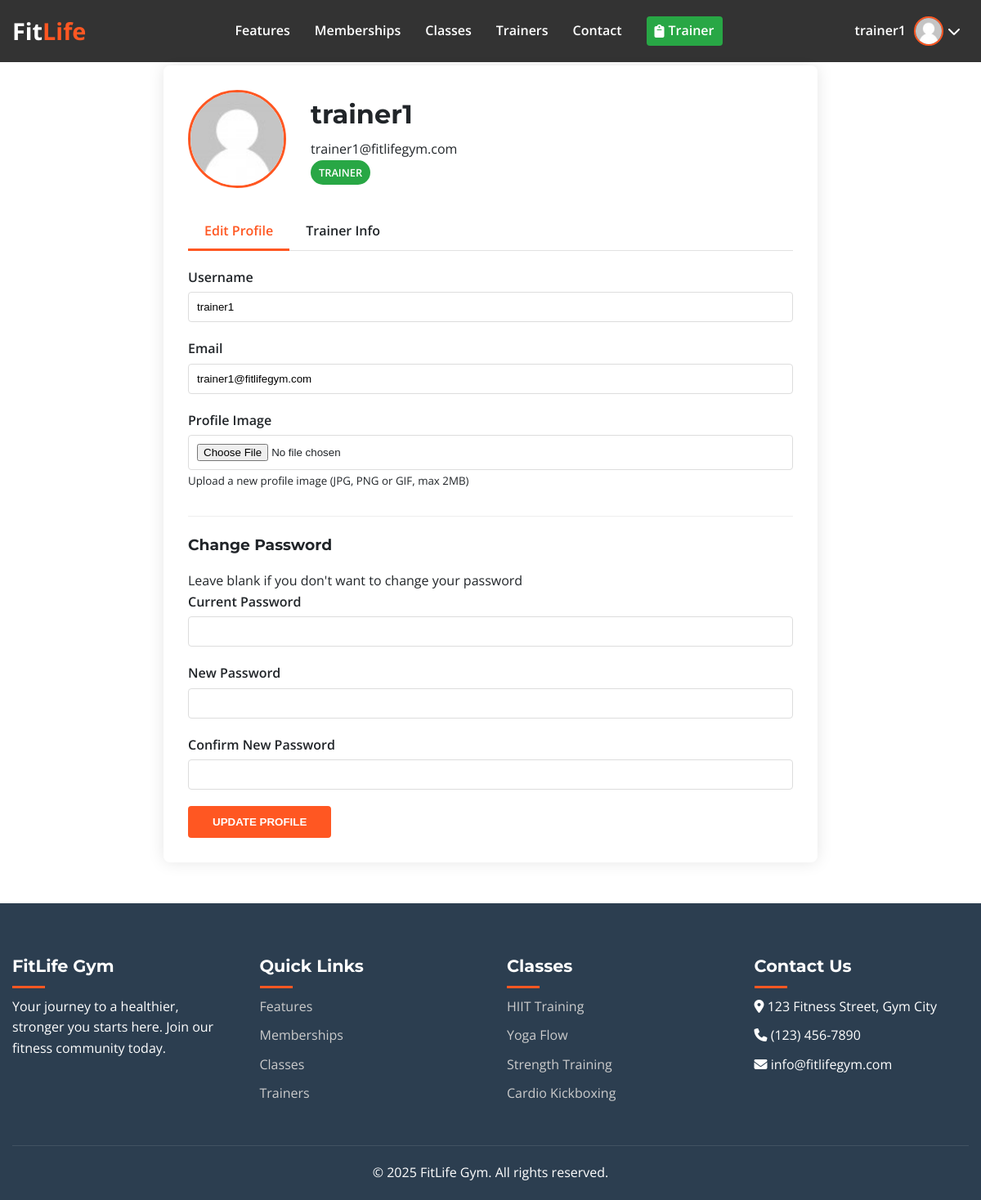
Screenshot of /pages/profile.php (signed in) with the database file from the repository.
### tables this page shows
CREATE TABLE IF NOT EXISTS users (
    id INT AUTO_INCREMENT PRIMARY KEY,
    username VARCHAR(50) NOT NULL UNIQUE,
    password VARCHAR(255) NOT NULL,
    email VARCHAR(100) NOT NULL UNIQUE,
    role ENUM('admin', 'member', 'trainer') NOT NULL DEFAULT 'member',
    profile_image VARCHAR(255) DEFAULT NULL,
    created_at TIMESTAMP DEFAULT CURRENT_TIMESTAMP
);

### pages/profile.php (the view, shortened to what this page needs)
<?php
require_once __DIR__ . '/../config/db_config.php';
$base_url = '../';
$user_id = $_SESSION['user_id'];
$role = $_SESSION['role'] ?? 'member';
try {
    $stmt = $pdo->prepare("SELECT * FROM users WHERE id = ?");
    $stmt->execute([$user_id]);
    $user = $stmt->fetch(PDO::FETCH_ASSOC);
} catch (PDOException $e) {
    $error = "Database error: " . $e->getMessage();
}
?>
<!DOCTYPE html>
<html lang="en">
<head>
    <link rel="stylesheet" href="https://cdnjs.cloudflare.com/ajax/libs/font-awesome/6.4.0/css/all.min.css">
    <link rel="stylesheet" href="../assets/css/profile.css">
    <link rel="stylesheet" href="../assets/css/styles.css">
    <link rel="stylesheet" href="../assets/css/navbar.css">
    <link rel="stylesheet" href="../assets/css/footer.css">
</head>
<body>
    <?php include_once __DIR__ . '/../includes/components/navbar.php'; ?>
    <div class="profile-container">
        <div class="profile-header">
            <div class="profile-image-container">
                <img src="<?php echo !empty($user['profile_image']) ? $base_url . $user['profile_image'] : $base_url . 'assets/images/default-avatar.png'; ?>" alt="Profile Image">
            </div>
            <div class="profile-info">
                <h1><?php echo htmlspecialchars($user['username']); ?></h1>
                <p><?php echo htmlspecialchars($user['email']); ?></p>
                <div class="role-badge role-<?php echo strtolower($user['role']); ?>">
                    <?php echo ucfirst(htmlspecialchars($user['role'])); ?>
                </div>
            </div>
        </div>
        <div class="profile-tabs">
            <div class="profile-tab active" data-tab="edit-profile">Edit Profile</div>
            <div class="profile-tab" data-tab="membership">
                <?php if ($role === 'member'): ?>
                    My Membership
                <?php elseif ($role === 'trainer'): ?>
                    Trainer Info
                <?php else: ?>
                    Account Details
                <?php endif; ?>
            </div>
        </div>
        <div class="tab-content active" id="edit-profile">
            <form action="profile.php" method="POST" enctype="multipart/form-data">
                <div class="form-group">
                    <label for="username">Username</label>
                    <input type="text" id="username" name="username" value="<?php echo htmlspecialchars($user['username']); ?>" required>
                </div>
                <div class="form-group">
                    <label for="email">Email</label>
                    <input type="email" id="email" name="email" value="<?php echo htmlspecialchars($user['email']); ?>" required>
                </div>
                <div class="form-group">
                    <label for="profile_image">Profile Image</label>
                    <input type="file" id="profile_image" name="profile_image" accept="image/*">
                    <small>Upload a new profile image (JPG, PNG or GIF, max 2MB)</small>
                </div>
                <div class="password-section">
                    <h3>Change Password</h3>
                    <p>Leave blank if you don't want to change your password</p>
                    <div class="form-group">
                        <label for="current_password">Current Password</label>
                        <input type="password" id="current_password" name="current_password">
                    </div>
                    <div class="form-group">
                        <label for="new_password">New Password</label>
                        <input type="password" id="new_password" name="new_password">
                    </div>
                    <div class="form-group">
                        <label for="confirm_password">Confirm New Password</label>
                        <input type="password" id="confirm_password" name="confirm_password">
                    </div>
                </div>
                <button type="submit" name="update_profile" class="btn">Update Profile</button>
            </form>
        </div>
    </div>
    <?php include_once __DIR__ . '/../includes/components/footer.php'; ?>
</body>
</html>

### assets/css/profile.css (style rules this page uses)
.profile-container { max-width: 800px; margin:0px auto 50px; padding: 30px; background-color: white; border-radius: 8px; box-shadow: 0 0 20px rgba(0, 0, 0, 0.1); }
.profile-header { display: flex; align-items: center; margin-bottom: 30px; }
.profile-image-container { width: 120px; height: 120px; border-radius: 50%; overflow: hidden; margin-right: 30px; border: 3px solid var(--primary); }
.profile-image-container img { width: 100%; height: 100%; object-fit: cover; }
.profile-info h1 { margin-bottom: 5px; }
.role-badge { display: inline-block; padding: 5px 10px; border-radius: 20px; font-size: 0.8rem; font-weight: 600; text-transform: uppercase; color: white; }
.role-trainer { background-color: #28a745; }
.profile-tabs { display: flex; border-bottom: 1px solid #e1e1e1; margin-bottom: 20px; }
.profile-tab { padding: 10px 20px; cursor: pointer; font-weight: 600; position: relative; }
.profile-tab.active { color: var(--primary); }
.profile-tab.active:after { content: ''; position: absolute; bottom: -1px; left: 0; width: 100%; height: 3px; background-color: var(--primary); }
.tab-content { display: none; }
.tab-content.active { display: block; }
.form-group { margin-bottom: 20px; }
.form-group label { display: block; margin-bottom: 5px; font-weight: 600; }
.form-group input, .form-group select, .form-group textarea { width: 100%; padding: 10px; border: 1px solid #ddd; border-radius: 4px; }
.password-section { margin-top: 30px; padding-top: 20px; border-top: 1px solid #eee; }

### assets/css/styles.css (style rules this page uses)
:root { --primary: #ff5722; --secondary: #2c3e50; --light: #f8f9fa; --dark: #212529; --success: #28a745; --gray: #6c757d; }
* { margin: 0; padding: 0; box-sizing: border-box; }
body { font-family: 'Open Sans', sans-serif; line-height: 1.6; color: var(--dark); overflow-x: hidden; padding-top: 80px; }
h1, h2, h3, h4, h5, h6 { font-family: 'Montserrat', sans-serif; font-weight: 700; margin-bottom: 1rem; }
.btn { display: inline-block; padding: 12px 30px; background-color: var(--primary); color: white; border: none; border-radius: 4px; font-weight: 600; text-decoration: none; text-transform: uppercase; transition: all 0.3s ease; cursor: pointer; }

### rows the page displays
users: username "trainer1", email "trainer1@fitlifegym.com", role "TRAINER"

### other values shown
$username "trainer1"
